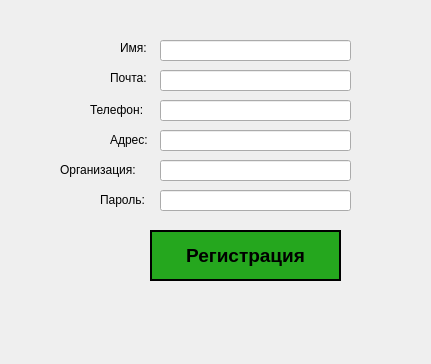
<?xml version="1.0" encoding="UTF-8"?>
<ui version="4.0">
 <class>RegisterDialog</class>
 <widget class="QDialog" name="RegisterDialog">
  <property name="geometry">
   <rect>
    <x>0</x>
    <y>0</y>
    <width>431</width>
    <height>364</height>
   </rect>
  </property>
  <property name="windowTitle">
   <string>Окно регистрации</string>
  </property>
  <widget class="QLabel" name="label">
   <property name="geometry">
    <rect>
     <x>120</x>
     <y>40</y>
     <width>31</width>
     <height>16</height>
    </rect>
   </property>
   <property name="text">
    <string>Имя:</string>
   </property>
  </widget>
  <widget class="QLineEdit" name="lineEdit_name">
   <property name="geometry">
    <rect>
     <x>160</x>
     <y>40</y>
     <width>191</width>
     <height>21</height>
    </rect>
   </property>
  </widget>
  <widget class="QLabel" name="label_3">
   <property name="geometry">
    <rect>
     <x>110</x>
     <y>70</y>
     <width>41</width>
     <height>16</height>
    </rect>
   </property>
   <property name="text">
    <string>Почта:</string>
   </property>
  </widget>
  <widget class="QLineEdit" name="lineEdit_email">
   <property name="geometry">
    <rect>
     <x>160</x>
     <y>70</y>
     <width>191</width>
     <height>21</height>
    </rect>
   </property>
  </widget>
  <widget class="QLabel" name="label_4">
   <property name="geometry">
    <rect>
     <x>90</x>
     <y>100</y>
     <width>61</width>
     <height>20</height>
    </rect>
   </property>
   <property name="text">
    <string>Телефон:</string>
   </property>
  </widget>
  <widget class="QLineEdit" name="lineEdit_phone">
   <property name="geometry">
    <rect>
     <x>160</x>
     <y>100</y>
     <width>191</width>
     <height>21</height>
    </rect>
   </property>
  </widget>
  <widget class="QLabel" name="label_5">
   <property name="geometry">
    <rect>
     <x>110</x>
     <y>130</y>
     <width>51</width>
     <height>20</height>
    </rect>
   </property>
   <property name="text">
    <string>Адрес:</string>
   </property>
  </widget>
  <widget class="QLineEdit" name="lineEdit_address">
   <property name="geometry">
    <rect>
     <x>160</x>
     <y>130</y>
     <width>191</width>
     <height>21</height>
    </rect>
   </property>
  </widget>
  <widget class="QLabel" name="label_6">
   <property name="geometry">
    <rect>
     <x>60</x>
     <y>160</y>
     <width>91</width>
     <height>20</height>
    </rect>
   </property>
   <property name="text">
    <string>Организация:</string>
   </property>
  </widget>
  <widget class="QLineEdit" name="lineEdit_contact">
   <property name="geometry">
    <rect>
     <x>160</x>
     <y>160</y>
     <width>191</width>
     <height>21</height>
    </rect>
   </property>
  </widget>
  <widget class="QLineEdit" name="lineEdit_password">
   <property name="geometry">
    <rect>
     <x>160</x>
     <y>190</y>
     <width>191</width>
     <height>21</height>
    </rect>
   </property>
  </widget>
  <widget class="QLabel" name="label_7">
   <property name="geometry">
    <rect>
     <x>100</x>
     <y>190</y>
     <width>61</width>
     <height>20</height>
    </rect>
   </property>
   <property name="text">
    <string>Пароль:</string>
   </property>
  </widget>
  <widget class="QLabel" name="label_8">
   <property name="geometry">
    <rect>
     <x>60</x>
     <y>230</y>
     <width>101</width>
     <height>20</height>
    </rect>
   </property>
   <property name="text">
    <string/>
   </property>
  </widget>
  <widget class="QPushButton" name="pushButton">
   <property name="geometry">
    <rect>
     <x>150</x>
     <y>230</y>
     <width>191</width>
     <height>51</height>
    </rect>
   </property>
   <property name="font">
    <font>
     <pointsize>14</pointsize>
     <weight>75</weight>
     <bold>true</bold>
    </font>
   </property>
   <property name="styleSheet">
    <string notr="true">border: 2px solid black;
background-color: rgb(37, 167, 30);</string>
   </property>
   <property name="text">
    <string>Регистрация</string>
   </property>
  </widget>
 </widget>
 <resources/>
 <connections/>
</ui>
